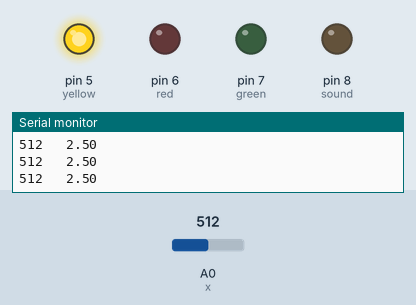
A sketch run on a simulated Arduino Uno, built with avr-gcc and run on an emulated ATmega328P. Shown: output pins drawn as LEDs (lit = HIGH), the last lines printed to the serial monitor. The inputs (shaded band) are chosen by the test bench; at power-on: A0 (x) = 512.

Above: at 1.3 s.
1.4 s: A0 (x) set to 315
3.2 s: A0 (x) set to 293
At 4.9 s:
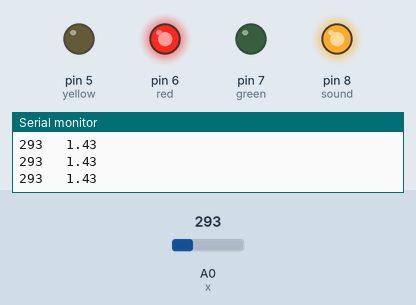
5.5 s: A0 (x) set to 1010
At 6.5 s:
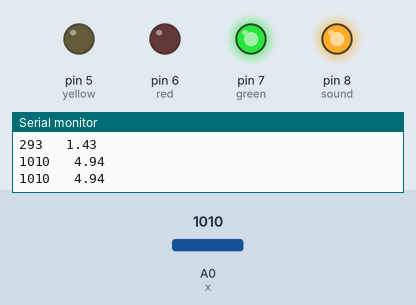
7.5 s: A0 (x) set to 983
At 9.2 s:
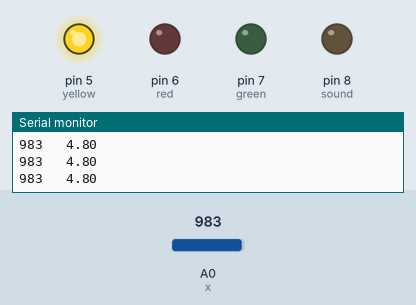
9.5 s: A0 (x) set to 1023
At 11.0 s:
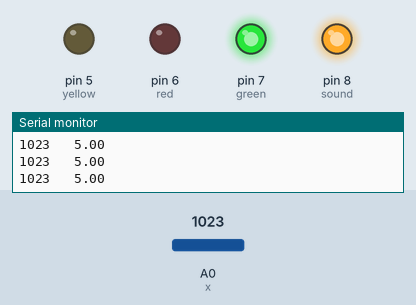
Timing chart, 0 to 12.5 s (numbered marks = the images above; inputs shaded):
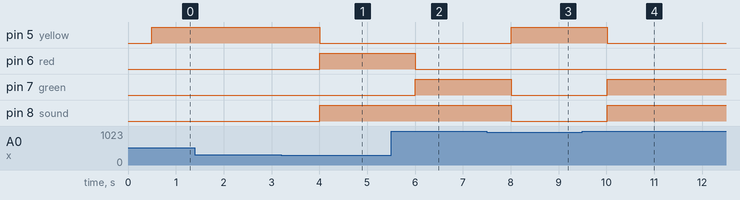

The sketch:

poten_litght.ino
```cpp
int x = A0;
float t;
int a;
int dt= 500;
int red = 6;
int green = 7;
int yellow = 5;
int sound = 8;
void setup() {
  // put your setup code here, to run once:
pinMode(red,OUTPUT);
pinMode(yellow,OUTPUT);
pinMode(green,OUTPUT);
pinMode(sound,OUTPUT);

Serial.begin(9600);
pinMode(x,INPUT);
}

void loop() {
  // put your main code here, to run repeatedly:
a= analogRead(x);
Serial.print(a);
t= ((5./1023.)*a);
Serial.print("   ");
Serial.println(t);
delay(dt);

if(a<300)
{
  digitalWrite(red,1);
  digitalWrite(sound,1);
  digitalWrite(yellow,0);
  digitalWrite(green,0);
}

else if(a>300 && a<1000)
{
  digitalWrite(red,0);
  digitalWrite(sound,0);
  digitalWrite(yellow,1);
  digitalWrite(green,0);
}

else if(a>1000)
{
  digitalWrite(red,0);
  digitalWrite(sound,1);
  digitalWrite(yellow,0);
  digitalWrite(green,1);
}
}
```

Measured:
- the behaviour switches between 300 and 299 on A0 (x) (found by bisection; images 0 and 1)
- the behaviour switches between 1000 and 999 on A0 (x) (found by bisection; images 2 and 3)
- after the input at 3.2 s, pin 5 (yellow): HIGH → LOW after 0.81 s; pin 6 (red), pin 8 (sound): LOW → HIGH after 0.81 s
- after the input at 5.5 s, pin 6 (red): HIGH → LOW after 0.51 s; pin 7 (green): LOW → HIGH after 0.51 s
- after the input at 7.5 s, pin 5 (yellow): LOW → HIGH after 0.51 s; pin 7 (green), pin 8 (sound): HIGH → LOW after 0.51 s
- after the input at 9.5 s, pin 5 (yellow): HIGH → LOW after 0.51 s; pin 7 (green), pin 8 (sound): LOW → HIGH after 0.51 s
